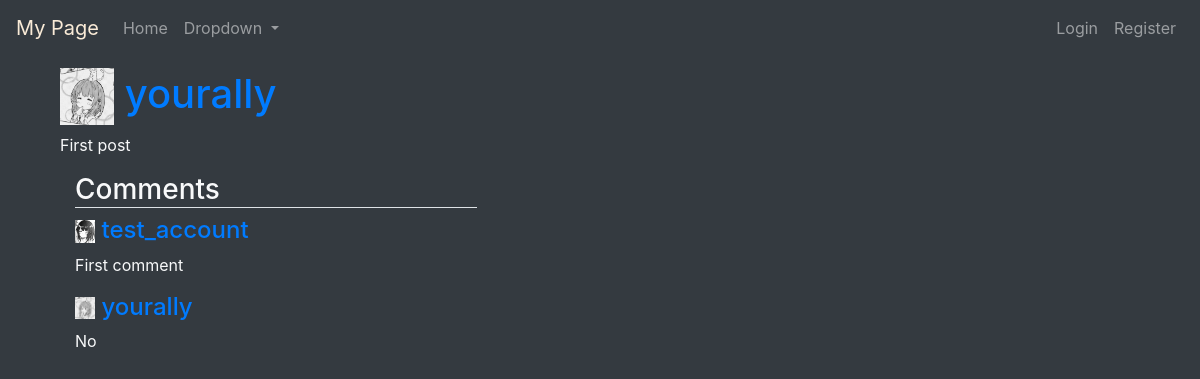
Before: / with the older database file.
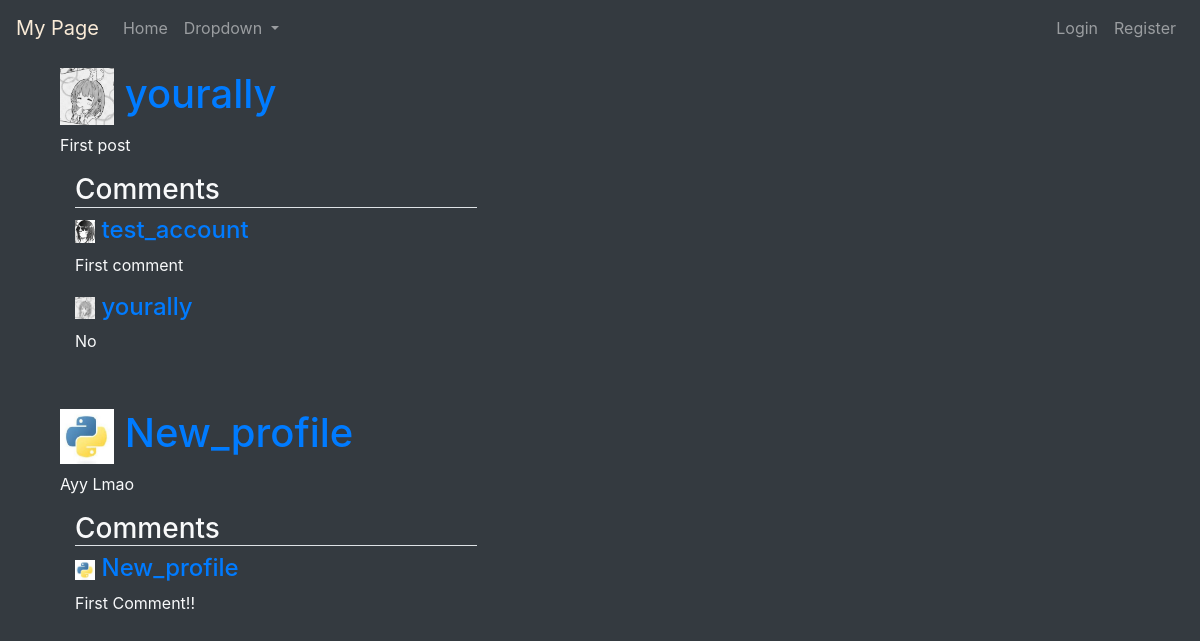
After: the same page with the newer database file.
### MyPage/models.py (models this page shows, shortened)
class Post(models.Model):
    author = models.ForeignKey(
        User, on_delete=models.CASCADE, related_name="written_posts")
    time_posted = models.DateTimeField(default=timezone.now)
    content = models.TextField()

class Profile(models.Model):
    user = models.OneToOneField(User, on_delete=models.CASCADE)
    image = models.ImageField(default='default.png', upload_to='images')
    friends = models.ManyToManyField(User, blank=True, related_name='friends')
    hidden_posts = models.ManyToManyField(Post, blank=True)

class Comment(models.Model):
    commenter = models.ForeignKey(
        User, on_delete=models.CASCADE, related_name="written_comments")
    on_post = models.ForeignKey(
        Post, on_delete=models.CASCADE, related_name="post_comments")
    time_commented = models.DateTimeField(default=timezone.now)
    content = models.TextField()

### MyPage/views.py (the view)
# urls.py: path('', my_views.index, name='my-index'),
def index(request):
    context = {
        'page_title': "Home",
        'posts': Post.objects.all()
    }
    return render(request, 'MyPage/index.html', context)

### MyPage/templates/MyPage/index.html
{% extends "MyPage/base.html" %}
{% block content %}
        {% for post in posts %}
            {% if not post in user.profile.hidden_posts.all %}
                <div class="container" style="margin-bottom: 5%;">
                    <h1 title="{{ post.time_posted }}">
                        <img src="{{ post.author.profile.image.url }}" style="width:5%;">
                        <a href="{% url 'my-user' post.author.id %}">
                            {{ post.author }}
                        </a>
                    </h1>
                    <p>{{ post.content }}</p>
                        <div class="container" style="width: 40%; margin-right: 60%">
                            <h3 class='border-bottom'>Comments</h3>
                            {% for comment in post.post_comments.all %}
                                <h4>
                                    <img src="{{ comment.commenter.profile.image.url }}" style="width:5%;">
                                    <a href="{% url 'my-user' comment.commenter.id %}">
                                        {{ comment.commenter }}
                                    </a>
                                </h4>
                                <p>{{ comment.content }}</p>
                            {% endfor %}
                        </div>
                </div>
            {% endif %}
        {% endfor %}
{% endblock %}

### MyPage/templates/MyPage/base.html (shortened to what this page needs)
{% load static %}
<!DOCTYPE html>
<html lang="en">
	<head>
		<link
			rel="stylesheet"
			href="https://maxcdn.bootstrapcdn.com/bootstrap/4.0.0/css/bootstrap.min.css"
        />
	</head>
	<body class="text-light bg-dark">
		<nav class="navbar navbar-expand-lg navbar-dark bg-dark">
        <a class="navbar-brand" style="color: antiquewhite;">My Page</a>
        <div class="collapse navbar-collapse" id="navbarSupportedContent">
            <ul class="navbar-nav mr-auto">
            <li class="nav-item">
                <a class="nav-link" href="{% url 'my-index' %}">Home</a>
            </li>
            <li class="nav-item dropdown">
                <a class="nav-link dropdown-toggle" href="#" id="navbarDropdown" role="button" data-toggle="dropdown" aria-haspopup="true" aria-expanded="false">
                Dropdown
                </a>
            </li>
            </ul>
            <ul class="navbar-nav">
                {% if user.is_authenticated %}
                    <li class="nav-item">
                        <a class="nav-link" href="{% url 'my-logout' %}">Logout</a>
                    </li>
                {% else %}
                    <li class="nav-item">
                        <a class="nav-link" href="{% url 'my-login' %}">Login</a>
                    </li>
                    <li class="nav-item">
                        <a class="nav-link" href="{% url 'my-register' %}">Register</a>
                    </li>
                {% endif %}
            </ul>
        </div>
        </nav>
        <div class="container" style="margin-top: 1%;">
            {% block content %}
            {% endblock %}
        </div>
	</body>
</html>

Changed rows visible on the page:
added Post: author.profile.image (placeholder picture), author "New_profile", content "Ayy Lmao"
added Comment: commenter.profile.image (placeholder picture), commenter "New_profile", content "First Comment!!"
